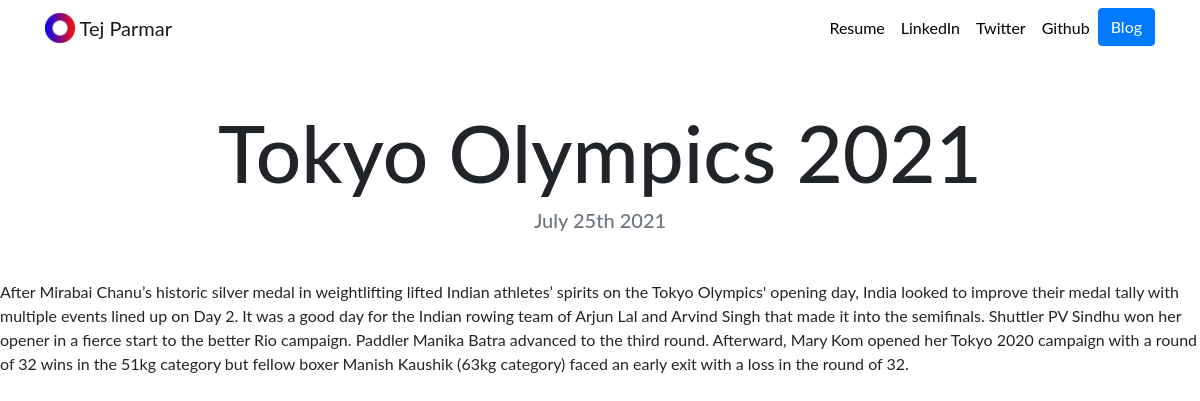
The page /blog/6/ on the database its author committed.
### blog/models.py (models this page shows, shortened)
class  Blog(models.Model):
     title = models.CharField(max_length=200)
     description = models.TextField()
     date=models.DateField()

### blog/views.py (the view)
# urls.py: path('<int:blog_id>/',views.detail,name='detail'),
def detail(request,blog_id):
    blog=get_object_or_404(Blog,pk=blog_id)
    return render(request, 'blog/detail.html',{'blog':blog})

### blog/templates/blog/detail.html
{% extends "portfolio/base.html" %}
{% load static %}
{% block content %}
<h1 class="text-center mt-5" id="blogdetailtitle">{{ blog.title }}</h1>
<h5 class="text-center text-muted mb-5">{{ blog.date|date:'F jS Y' }}</h5>
{{ blog.description|safe }}
{% endblock %}

### portfolio/static/portfolio/custom.css (style rules this page uses)
body { font-family: 'Lato', sans-serif; }
@media (min-width: 992px) { #blogdetailtitle { font-size: 5rem; } }

### rows shown on the page
Blog: title "Tokyo Olympics 2021", date "July 25th 2021", description "After Mirabai Chanu’s historic silver medal in weightlifting lifted Indian athletes’ spirits on the Tokyo Olympics' opening day, India looked to improve their medal tally with multiple events lined up on Day 2. It was a good day for the Indian rowing team of Arjun Lal and Arvind Singh that made it into the semifinals. Shuttler PV Sindhu won her opener in a fierce start to the better Rio campaign. Paddler Manika Batra advanced to the third round. Afterward, Mary Kom opened her Tokyo 2020 campaign with a round of 32 wins in the 51kg category but fellow boxer Manish Kaushik (63kg category) faced an early exit with a loss in the round of 32."
